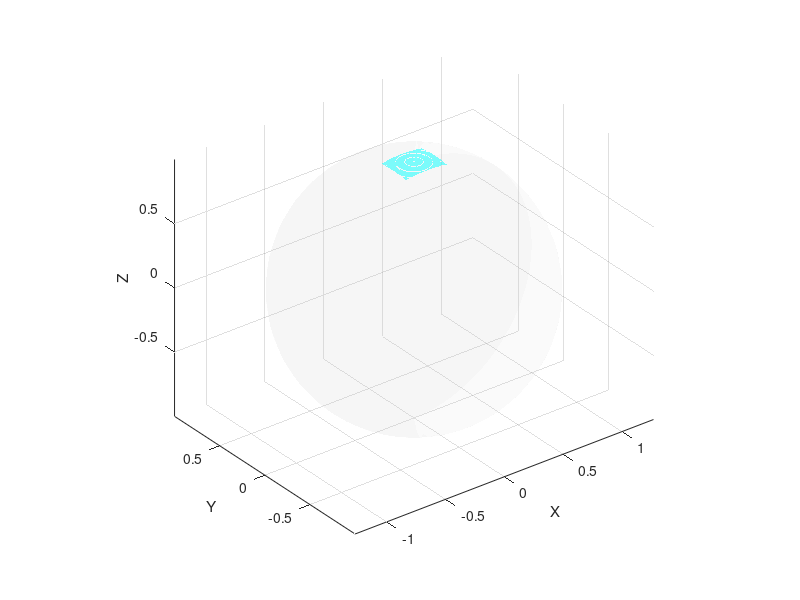

Write the MATLAB code that produced this figure. (Note: this script raises an error after producing the figure.)
% clc; clear; close all;
clc; clear; close all;

% Parametri FOV
theta_x_max = deg2rad(10); % half-width
theta_y_max = deg2rad(8);  % half-height
R = 1; % raggio della sfera unitario

% Vettore fisso da osservare (nel frame inerte)
v_fixed = [0.1; -0.97; 0.97]; 
v_fixed = v_fixed / norm(v_fixed);

% Rotazione del sensore
tspan = linspace(0, 0.5, 500); % simulazione
omega_rot = pi; % velocità angolare rad/step

% Rettangolo FOV sulla sfera
[Xf, Yf] = meshgrid(linspace(-tan(theta_x_max), tan(theta_x_max), 20), ...
                    linspace(-tan(theta_y_max), tan(theta_y_max), 20));
Zf = ones(size(Xf));
norm_f = sqrt(Xf.^2 + Yf.^2 + Zf.^2);
Xf = Xf ./ norm_f; Yf = Yf ./ norm_f; Zf = Zf ./ norm_f;

% Plot iniziale
figure('Color','w'); hold on; axis equal;
xlabel('X'); ylabel('Y'); zlabel('Z');
grid on; view(3);
[Xs,Ys,Zs] = sphere(50);
surf(Xs,Ys,Zs,'FaceAlpha',0.1,'EdgeColor','none','FaceColor',[0.8 0.8 0.8]);

hFOV = surf(Xf,Yf,Zf,'FaceAlpha',0.5,'FaceColor','cyan','EdgeColor','none');
hVec = quiver3(0,0,0,0,0,0,'r','LineWidth',2,'MaxHeadSize',0.5);
hText = text(0.5,0.5,1.1,'','FontSize',12,'Color','m');

hX = quiver3(0,0,0,1,0,0,'k','LineWidth',1);
hY = quiver3(0,0,0,0,1,0,'k','LineWidth',1);
hZ = quiver3(0,0,0,0,0,1,'k','LineWidth',1);



axes_orig = eye(3); % X=[1;0;0], Y=[0;1;0], Z=[0;0;1]

% Ciclo animazione
for k = 1:length(tspan)
    angle = omega_rot * tspan(k);
    R_sensor = [1 0 0;
                0 cos(angle) -sin(angle);
                0 sin(angle) cos(angle)];
    
    % Ruota FOV
    FOV_rot = R_sensor * [Xf(:)'; Yf(:)'; Zf(:)'];
    set(hFOV,'XData',reshape(FOV_rot(1,:),size(Xf)), ...
             'YData',reshape(FOV_rot(2,:),size(Yf)), ...
             'ZData',reshape(FOV_rot(3,:),size(Zf)));
    
    % Trasforma vettore fisso nel frame sensore
    v_sensor = R_sensor' * v_fixed;
    theta_x = atan2(v_sensor(1), v_sensor(3));
    theta_y = atan2(v_sensor(2), v_sensor(3));
    visible = (abs(theta_x) <= theta_x_max) && (abs(theta_y) <= theta_y_max) && (v_sensor(3) > 0);
    set(hVec,'UData',v_fixed(1),'VData',v_fixed(2),'WData',v_fixed(3));
    if visible
        hText.String = sprintf('\\alpha_{XZ}=%.2f°\n\\alpha_{YZ}=%.2f°',rad2deg(theta_x),rad2deg(theta_y));
    else
        hText.String = 'NOT in the FOV';
    end
    
   rotX = R_sensor * axes_orig(:,1);
rotY = R_sensor * axes_orig(:,2);
rotZ = R_sensor * axes_orig(:,3);

set(hX,'UData',rotX(1),'VData',rotX(2),'WData',rotX(3));
set(hY,'UData',rotY(1),'VData',rotY(2),'WData',rotY(3));
set(hZ,'UData',rotZ(1),'VData',rotZ(2),'WData',rotZ(3));

    drawnow
    pause(1e-8)
end
